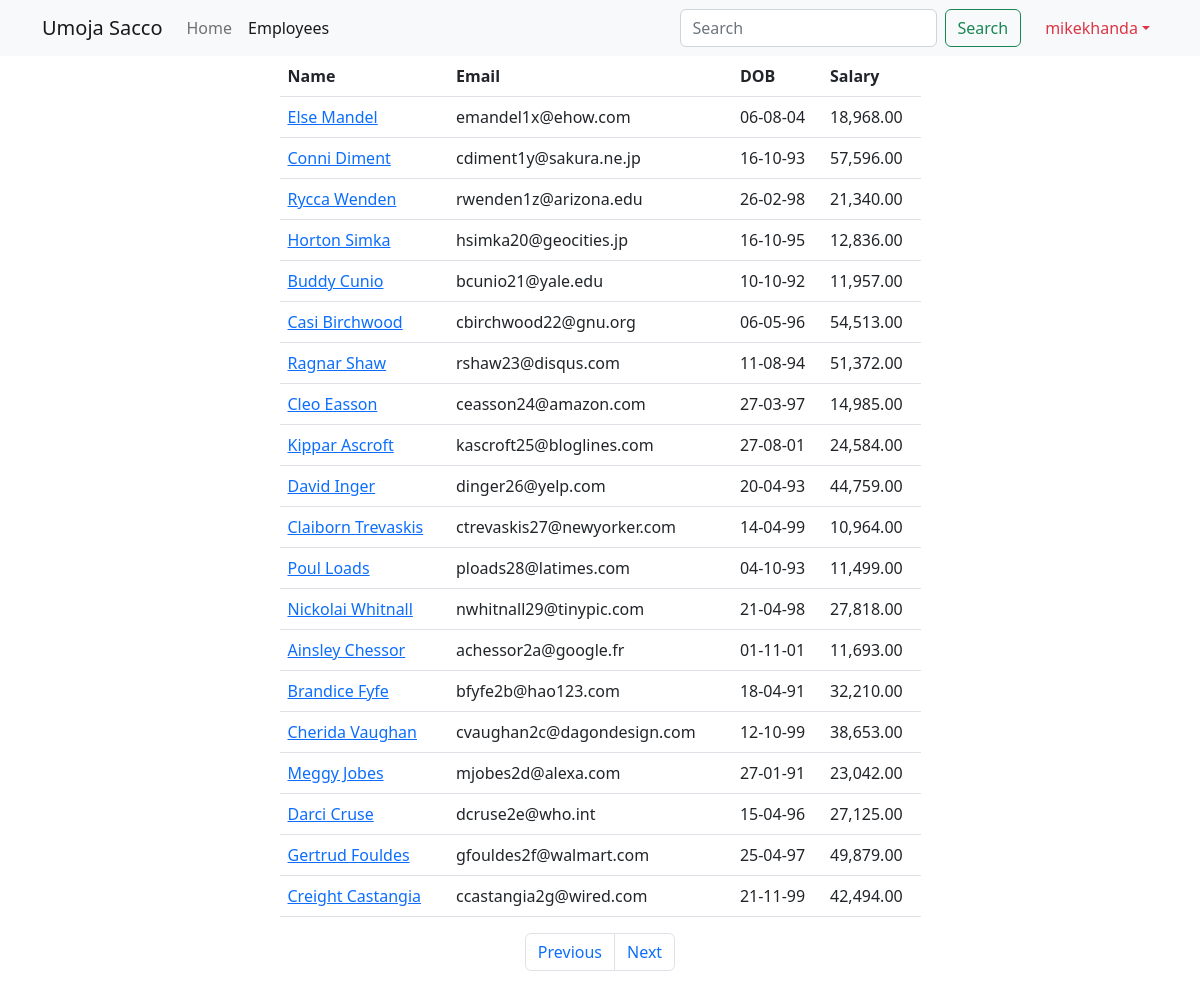
The app's page /employees?page=4 (signed in) with its own data.
### main_app/models.py (models this page shows, shortened)
class Employee(models.Model):
    name = models.CharField(max_length=40)
    email = models.EmailField(unique=True)
    dob = models.DateField(null=True)
    salary = models.DecimalField(max_digits=7, decimal_places=2)
    disabled = models.BooleanField(default=False)
    profile = models.ImageField(upload_to=unique_img_name, null=True, default='employees/employee.png')
    created_at = models.DateTimeField(auto_now_add=True, null=True)  # Once during creation
    updated_at = models.DateTimeField(auto_now_add=True, null=True)  # Every time on update happens

### main_app/views.py (the view)
# urls.py: path('employees', views.all_employees, name='all'),
@login_required
@permission_required('main_app.view_employee', raise_exception=True)
def all_employees(request):
    employees = Employee.objects.all()  # SELECT * FROM employees
    paginator = Paginator(employees, 20)
    page_number = request.GET.get("page")
    data = paginator.get_page(page_number)
    return render(request, "all_employees.html", {"employees": data})

### templates/all_employees.html (shortened to what this page needs)
{% extends 'base_template.html' %}
{% load humanize %}
{% block content %}
    {% include 'navbar.html' %}
    <div class="container">
        <div class="row justify-content-center">
            <div class="col-sm-7">
                <table class="table">
                    <thead>
                    <tr>
                        <th>Name</th>
                        <th>Email</th>
                        <th>DOB</th>
                        <th>Salary</th>
                    </tr>
                    </thead>
                    <tbody>
                    {% for employee in employees %}
                        <tr>
                            <td>
                                <a href="/employees/{{ employee.id }}">{{ employee.name | title }}</a>
                            </td>
                            <td>{{ employee.email }}</td>
                            <td>{{ employee.dob | date:'d-m-y' }}</td>
                            <td>{{ employee.salary | intcomma }}</td>
                        </tr>
                    {% endfor %}
                    </tbody>
                </table>
                <nav aria-label="Page navigation example">
                    <ul class="pagination justify-content-center">
                        {% if employees.has_previous %}
                            <li class="page-item">
                                <a class="page-link" href='?page={{ employees.previous_page_number }}'>Previous</a>
                            </li>
                        {% else %}
                            <li class="page-item disabled">
                                <a class="page-link" href='' tabindex="-1" aria-disabled="True">Previous</a>
                            </li>
                        {% endif %}
                        {% if employees.has_next %}
                            <li class="page-item">
                                <a class="page-link" href='?page={{ employees.next_page_number }}'>Next</a>
                            </li>
                        {% else %}
                            <li class="page-item disabled">
                                <a class="page-link" href='' tabindex="-1" aria-disabled="True">Next</a>
                            </li>
                        {% endif %}
                    </ul>
                </nav>
            </div>
        </div>
    </div>
{% endblock %}

### templates/navbar.html (shortened to what this page needs)
<nav class="navbar sticky-top navbar-expand-lg bg-light">
    <div class="container">
        <a class="navbar-brand" href="{% url 'home' %}">Umoja Sacco</a>
        <div class="collapse navbar-collapse" id="navbarTogglerDemo02">
            <ul class="navbar-nav me-auto mb-2 mb-lg-0">
                <li class="nav-item">
                    <a class="nav-link  {% if "/" == request.path %} active {% endif %}" aria-current="page"
                       href="{% url 'home' %}">Home</a>
                </li>
                <li class="nav-item">
                    <a class="nav-link  {% if "/employees" == request.path %} active {% endif %}"
                       href="{% url 'all' %}">Employees</a>
                </li>
            </ul>
            <form class="d-flex" role="search" method="get" action="{% url 'search' %}">
                <input class="form-control me-2" name="search_word" type="search" placeholder="Search"
                       aria-label="Search">
                <button class="btn btn-outline-success" type="submit">Search</button>
            </form>
            <ul class="navbar-nav ms-3 mb-2 mb-lg-0">
                <li class="nav-item dropdown">
                    <a class="nav-link dropdown-toggle text-danger" href="#" role="button"
                       data-bs-toggle="dropdown">{{ user.username }}</a>
                </li>
            </ul>
        </div>
    </div>
</nav>

### records on screen
Employee: name "Else Mandel", email "emandel1x@ehow.com", dob "06-08-04", salary "18,968.00"
Employee: name "Conni Diment", email "cdiment1y@sakura.ne.jp", dob "16-10-93", salary "57,596.00"
Employee: name "Rycca Wenden", email "rwenden1z@arizona.edu", dob "26-02-98", salary "21,340.00"
Employee: name "Horton Simka", email "hsimka20@geocities.jp", dob "16-10-95", salary "12,836.00"
Employee: name "Buddy Cunio", email "bcunio21@yale.edu", dob "10-10-92", salary "11,957.00"
Employee: name "Casi Birchwood", email "cbirchwood22@gnu.org", dob "06-05-96", salary "54,513.00"
Employee: name "Ragnar Shaw", email "rshaw23@disqus.com", dob "11-08-94", salary "51,372.00"
Employee: name "Cleo Easson", email "ceasson24@amazon.com", dob "27-03-97", salary "14,985.00"
Employee: name "Kippar Ascroft", email "kascroft25@bloglines.com", dob "27-08-01", salary "24,584.00"
Employee: name "David Inger", email "dinger26@yelp.com", dob "20-04-93", salary "44,759.00"
Employee: name "Claiborn Trevaskis", email "ctrevaskis27@newyorker.com", dob "14-04-99", salary "10,964.00"
Employee: name "Poul Loads", email "ploads28@latimes.com", dob "04-10-93", salary "11,499.00"
Employee: name "Nickolai Whitnall", email "nwhitnall29@tinypic.com", dob "21-04-98", salary "27,818.00"
Employee: name "Ainsley Chessor", email "achessor2a@google.fr", dob "01-11-01", salary "11,693.00"
Employee: name "Brandice Fyfe", email "bfyfe2b@hao123.com", dob "18-04-91", salary "32,210.00"
Employee: name "Cherida Vaughan", email "cvaughan2c@dagondesign.com", dob "12-10-99", salary "38,653.00"
Employee: name "Meggy Jobes", email "mjobes2d@alexa.com", dob "27-01-91", salary "23,042.00"
Employee: name "Darci Cruse", email "dcruse2e@who.int", dob "15-04-96", salary "27,125.00"
Employee: name "Gertrud Fouldes", email "gfouldes2f@walmart.com", dob "25-04-97", salary "49,879.00"
Employee: name "Creight Castangia", email "ccastangia2g@wired.com", dob "21-11-99", salary "42,494.00"

### other values on screen
{{ user.username }} "mikekhanda"
